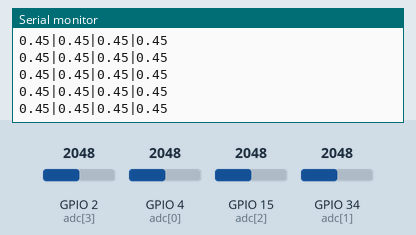
Bench run of a sketch on a simulated ESP32. Parts: the last lines printed to the serial monitor. The inputs (shaded band) are chosen by the test bench; at power-on: GPIO 2 (adc[3]) = 2048, GPIO 4 (adc[0]) = 2048, GPIO 15 (adc[2]) = 2048, GPIO 34 (adc[1]) = 2048.

Above: at 1.2 s.
1.3 s: GPIO 2 (adc[3]) set to 2866
At 1.33 s:
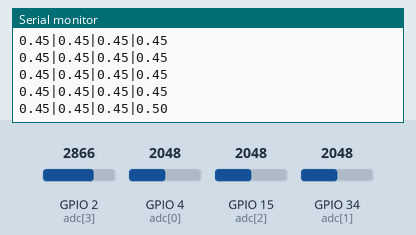
2.8 s: GPIO 4 (adc[0]) set to 2866
At 2.8 s:
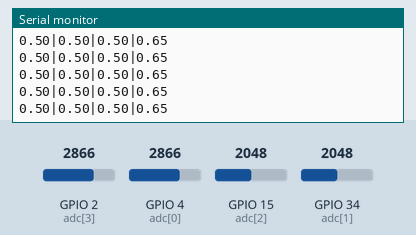
4.3 s: GPIO 15 (adc[2]) set to 2866
At 4.32 s:
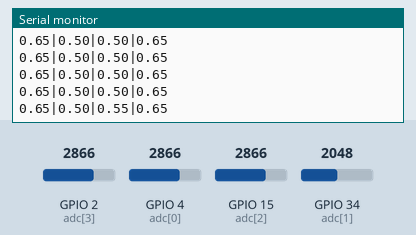
5.8 s: GPIO 34 (adc[1]) set to 2866
At 5.83 s:
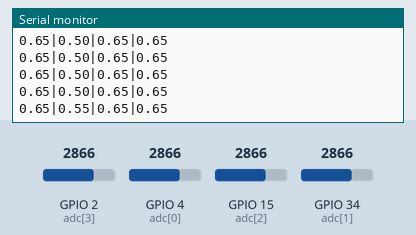
7.3 s: GPIO 2 (adc[3]) set to 3972
At 7.3 s:
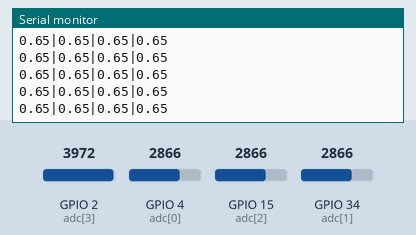
8.8 s: GPIO 4 (adc[0]) set to 3972
At 8.82 s:
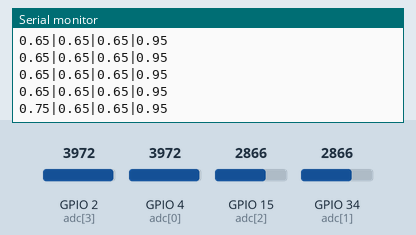
Timing chart, 0 to 11.3 s (numbered marks = the images above; inputs shaded):
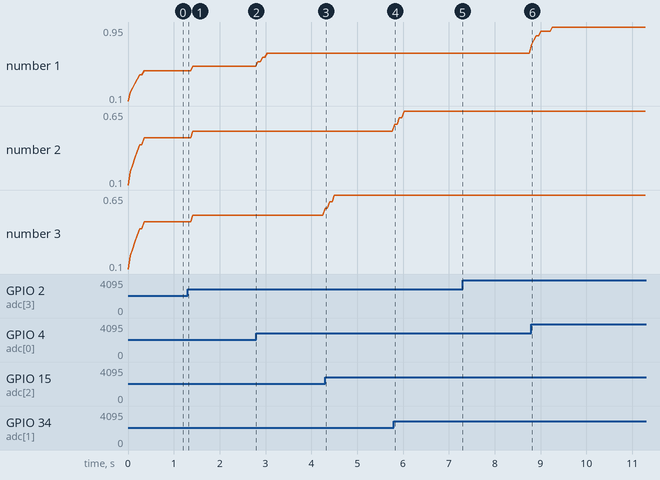

Measured:
- after the input at 1.3 s, the serial monitor: prints a new line at once (image 1)
- after the input at 4.3 s, the serial monitor: prints a new line at once (image 3)
- after the input at 5.8 s, the serial monitor: prints a new line at once (image 4)
- after the input at 8.8 s, the serial monitor: prints a new line at once (image 6)

The sketch:

mixer05.ino
```cpp
#include<math.h>
#define POT_COUNT 4
#define PERCENTAGE_ACCURACY 5
int adc[POT_COUNT] = {4, 34, 15, 2};
float percents[POT_COUNT] = {0};

float pots[POT_COUNT] = {0};
char buf[100];

typedef struct{
  float alpha;
  float outputs[4];
} EMA;

EMA filter = {0.25, {0}};


float filter_read(EMA *filter, float input, int index){
  filter->outputs[index] = filter->alpha * input + (1.0 - filter->alpha) * filter->outputs[index];
  return filter->outputs[index];
}


float format_read(float read) {
  float read_percent = (read/4095)*100;
  int read_mod = int(read_percent) % PERCENTAGE_ACCURACY;
  read_percent = floor(read_percent - read_mod)/100;
  return read_percent;
}


void setup() {
  Serial.begin(9600);

}

void loop() {
 strcpy(buf, "");
 for (int i = 0; i < POT_COUNT; i++){
   pots[i] = (float)analogRead(adc[i]);
   pots[i] = filter_read(&filter, pots[i], i);
   percents[i] = format_read(pots[i]);
 }

 sprintf(buf, "%.2f|%.2f|%.2f|%.2f", percents[0], percents[1], percents[2], percents[3]);
 Serial.println(buf);
 delay(50);
}
```
